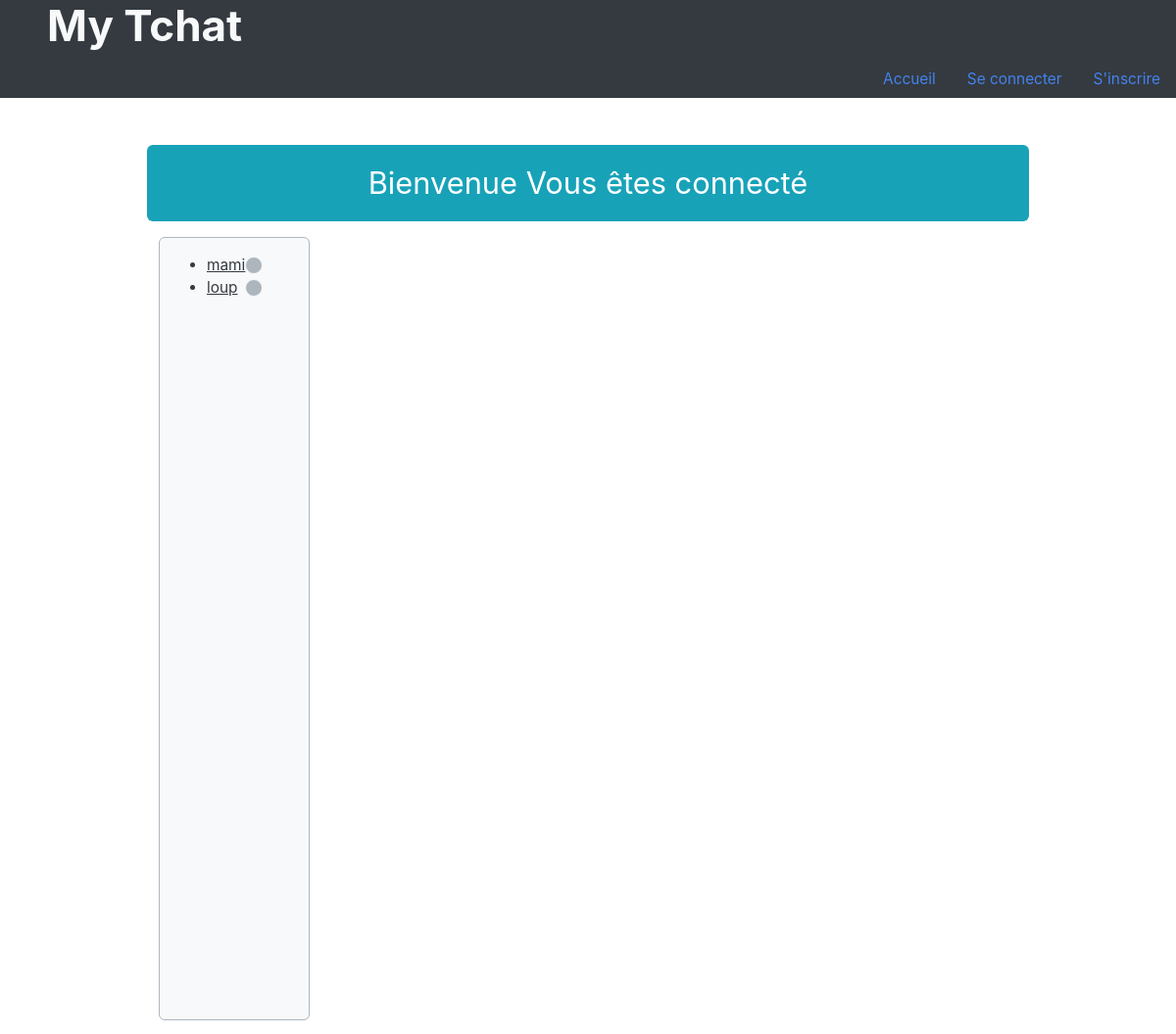
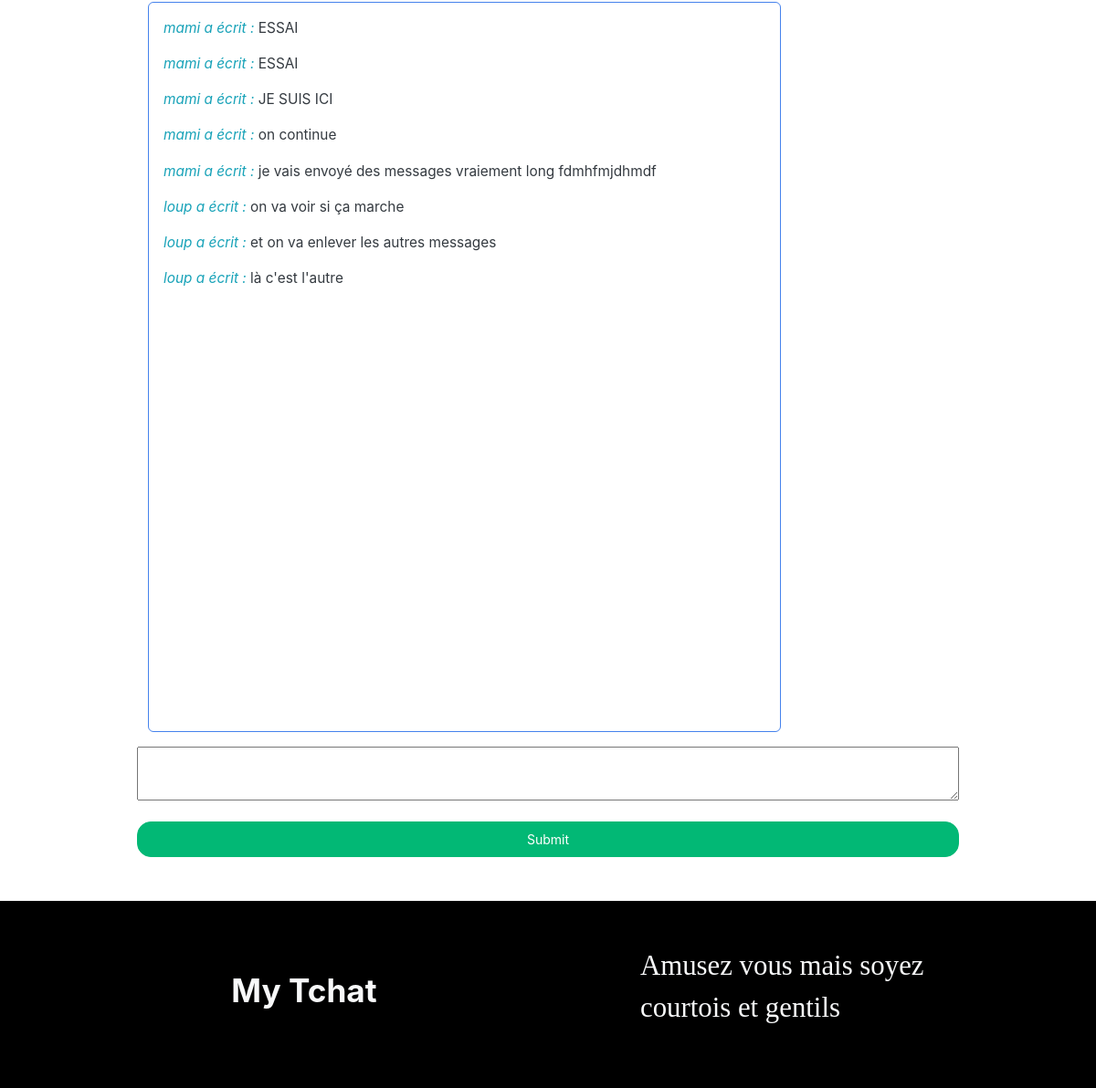
The page /interface.php on the database its author committed (2 pictures, top to bottom).
### tables this page shows
CREATE TABLE `users` (
  `id_users` int(30) NOT NULL,
  `nom` varchar(120) NOT NULL,
  `prenom` varchar(120) NOT NULL,
  `pseudo` varchar(20) NOT NULL,
  `mail` varchar(100) NOT NULL,
  `mdp` varchar(250) NOT NULL,
  `genre` enum('f','m') NOT NULL
);

CREATE TABLE `message` (
  `id_message` int(30) NOT NULL,
  `contenu` mediumtext NOT NULL,
  `id_users` int(30) NOT NULL
);

### inc/fonctions.inc.php (called while the page is built, shortened)
<?php
function estConnecte()
{
    if (isset($_SESSION['users'])) {
        return true;
    } else {
        return false;
    }
}
?>

### interface.php (the view, shortened to what this page needs)
<?php
require_once 'inc/init.inc.php';
$requete = $pdoChat->query("SELECT * FROM users");
$tchat = $pdoChat->query("SELECT * FROM message LEFT JOIN users ON message.id_users = users.id_users ORDER BY id_message ASC");
?>
<!doctype html>
<html lang="fr">
<head>
    <link rel="stylesheet" href="https://cdnjs.cloudflare.com/ajax/libs/bootswatch/5.2.1/litera/bootstrap.min.css" />
    <link rel="stylesheet" href="css/style.css">
</head>
    <?php require_once 'inc/nav.inc.php'; ?>
    <main>
        <div class="w-75 mx-auto mt-5">
            <p class="text-center alert alert-info fs-3">Bienvenue <?php echo '<span class="text-light fst-italic">'. $_SESSION['users']['pseudo'] . '</span>'; ?> Vous êtes connecté</p>
            <div class="row">
                <div class="listeUser alert alert-light border border-secondary mx-4 col-2">
                    <ul>
                    <?php
                    while ($utilisateur = $requete->fetch(PDO::FETCH_ASSOC)) {
                            echo '<li><a type="button" href="echange.php?id_users=' . $utilisateur['id_users'] . '" class="position-relative">' . $utilisateur['pseudo'];
                            if($utilisateur['id_users'] == $_SESSION['users']['id_users']){
                                echo '<span class="position-absolute top-50 start-0 translate-middle p-2 bg-success border border-light rounded-circle ms-5">
                                        <span class="visually-hidden">New alerts</span>
                                    </span>';
                            }else{
                                echo '<span class="position-absolute top-50 start-0 translate-middle p-2 bg-secondary border border-light rounded-circle ms-5">
                                        <span class="visually-hidden">New alerts</span>
                                    </span>';
                            }
                    }
                    ?>
                    </a></li>
                    </ul>
                </div>
                <div class="messageUser alert alert-tertiary border border-primary mx-4 col-9">
                        <?php
                            while($echange = $tchat->fetch(PDO::FETCH_ASSOC)){
                                echo '<p class="text-dark"><span class="fst-italic text-info">'. $echange['pseudo'] . ' a écrit : </span>'. $echange['contenu'] . '</p>';
                        }
                        ?>
                </div>
            </div>
            <form action="#" method="POST">
                <textarea name="message" id="message" rows="2" class="w-100"></textarea>
                <input type="submit" name="envoyer" class="btn btn-success w-100 mt-3">
            </form>
        </div>
    </main>
    <?php require_once 'inc/footer.inc.php' ?>
</body>
</html>

### inc/nav.inc.php (shortened to what this page needs)
<body>
    <header>
        <div class="bg bg-dark">
            <h1><a href="index.php" class="text-decoration-none mx-5 mt-5 text-light">My Tchat</a></h1>
            <ul class="nav justify-content-end">
                <li class="nav-item">
                    <a class="nav-link active" aria-current="page" href="index.php">Accueil</a>
                </li>
                <?php if(!estConnecte()):?>
                <li class="nav-item">
                    <a class="nav-link" href="connexion.php">Se connecter</a>
                </li>
                <li class="nav-item">
                    <a class="nav-link" href="inscription.php">S'inscrire</a>
                </li>
                <?php endif ?>
            </ul>
        </div>
    </header>

### inc/footer.inc.php
<footer class="bg-black">
    <div class="container mt-5 p-5">
        <section class="row d-flex align-items-center">
            <div class="col-6 col-md-4 d-flex justify-content-center align-items-center mx-auto text-light">
                <h2>My Tchat</h2>
            </div>
            <div class="col-6 col-md-4 mx-auto fs-3 text-light">
                <p>Amusez vous mais soyez courtois et gentils</p>
            </div>
        </section>
    </div>
</footer>

### css/style.css (style rules this page uses)
.messageUser, .listeUser { height: 100vh; }

### rows shown on the page
users: pseudo "mami"
users: pseudo "loup"
message: id_users.pseudo "mami", contenu "ESSAI"
message: id_users.pseudo "mami", contenu "ESSAI"
message: id_users.pseudo "mami", contenu "JE SUIS ICI"
message: id_users.pseudo "mami", contenu "on continue"
message: id_users.pseudo "mami", contenu "je vais envoyé des messages vraiement long fdmhfmjdhmdf"
message: id_users.pseudo "loup", contenu "on va voir si ça marche"
message: id_users.pseudo "loup", contenu "et on va enlever les autres messages"
message: id_users.pseudo "loup", contenu "là c'est l'autre"
